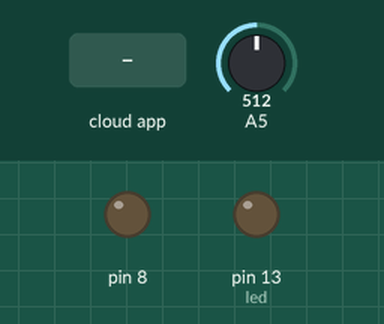
A sketch run on a simulated Arduino Uno, built with avr-gcc and run on an emulated ATmega328P. Shown: output pins drawn as LEDs (lit = HIGH). Inputs (shaded band) come from the test bench; at power-on: A5 = 512. The ROS host is connected and sends only what is stated.

Above: at 1.2 s.
1.3 s: the phone or cloud app sets toggle_led to 0
At 1.6 s:
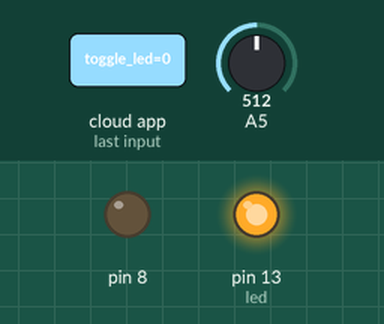
2.8 s: the phone or cloud app sets toggle_led to 1
At 3.9 s:
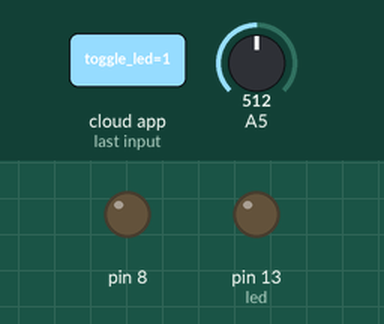
Timing chart, 0 to 5.8 s (numbered marks = the images above; inputs shaded):
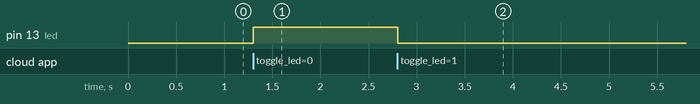

The sketch:

TestRosSpeech.ino
```cpp
/*
 * rosserial PubSub Example
 * Prints "hello world!" and toggles led
 */
#include "math.h"
#include <ros.h>
#include <std_msgs/String.h>
#include <std_msgs/Empty.h>

#include <ros/time.h>
#include <tf/tf.h>
#include <tf/transform_broadcaster.h>
#include <sensor_msgs/Range.h>    // ultrasound
#include <geometry_msgs/Twist.h>  // cmd_vel
#include <sensor_msgs/LaserScan.h>  // LDS


ros::NodeHandle  nh;

#define ROS_INFO(s) nh.loginfo(s);

//--------------------------------

geometry_msgs::TransformStamped t;
tf::TransformBroadcaster broadcaster;

//--------------------------------

sensor_msgs::Range range_msg;
ros::Publisher pub_range( "/ultrasound", &range_msg);

//--------------------------------
geometry_msgs::Twist msg;


//--------------------------------

sensor_msgs::LaserScan CDLaser_msg;
float f_angle_min;
float f_angle_max;
float f_angle_increment;
float f_time_increment;
float f_scan_time;
float f_range_min;
float f_range_max;
float f_ranges[5]; // max of 30 measurements
float f_intensities[5];

long lds_publisher_timer;

ros:: Publisher pub_Laser("scan", &CDLaser_msg);
//--------------------------------


float move1;
float move2;

const int adc_pin = 0;
double x = 1.0;
double y = 0.0;
double theta = 1.57;


char base_link[] = "/base_link";
char odom[] = "/odom";
char frameid[] = "/ultrasound";

float getRange_Ultrasound(int pin_num){
  int val = 0;
  for(int i=0; i<4; i++) val += analogRead(pin_num);
  float range =  val;
  return range /322.519685;   // (0.0124023437 /4) ; //cvt to meters
}

//-----------------------------------------------------------------
void messageCb( const std_msgs::Empty& toggle_msg){
  digitalWrite(13, HIGH-digitalRead(13));   // blink the led
}

ros::Subscriber<std_msgs::Empty> subMsg("toggle_led", messageCb );


//-----------------------------------------------------------------
void cmdvelCallBack(const geometry_msgs::Twist& cmd_vel)
{
  move1 = cmd_vel.linear.x ;
  move2 = cmd_vel.angular.z ;

  x += cos(theta)*cmd_vel.linear.x *0.1;
  y += sin(cmd_vel.angular.z)*cmd_vel.linear.x *0.1;
}

ros::Subscriber<geometry_msgs::Twist> subCmdVel("cmd_vel",  cmdvelCallBack);

//-----------------------------------------------------------------

double g_req_angular_vel_z = 0;
double g_req_linear_vel_x = 0;
unsigned long g_prev_command_time = 0;

void commandCallback(const geometry_msgs::Twist& cmd_vel)
{
  //callback function every time linear and angular speed is received from 'cmd_vel' topic
  //this callback function receives cmd_msg object where linear and angular speed are stored
  g_req_linear_vel_x = cmd_vel.linear.x;
  g_req_angular_vel_z = cmd_vel.angular.z;

  g_prev_command_time = millis();

  theta += cmd_vel.angular.z;
  if(theta > 3.14)    theta=-3.14;
  x += cos(theta)*cmd_vel.linear.x *0.1;
  y += sin(theta)*cmd_vel.linear.x *0.1;


  ROS_INFO("cmd_vel");
}

ros::Subscriber<geometry_msgs::Twist> cmd_sub("cmd_vel", commandCallback);

//-----------------------------------------------------------------

std_msgs::String str_msg;
ros::Publisher chatter("/chatter", &str_msg);
ros::Publisher speech("/rp/state_externalization/vocal_message", &str_msg);

char hello[11] = "ciao bello";
char ros_info[30] ;
void setup()
{
  pinMode(13, OUTPUT);
  nh.initNode();
  broadcaster.init(nh);

  nh.advertise(chatter);
  nh.advertise(speech);
  nh.advertise(pub_range);

  nh.subscribe(subMsg);
  nh.subscribe(subCmdVel);
  nh.subscribe(cmd_sub);

  // ultrasound setup-------------------
  range_msg.radiation_type = sensor_msgs::Range::ULTRASOUND;
  range_msg.header.frame_id =  frameid;
  range_msg.field_of_view = 0.1;  // fake
  range_msg.min_range = 0.0;
  range_msg.max_range = 6.47;

  pinMode(8,OUTPUT);
  digitalWrite(8, LOW);

  //-----------------------------
  nh.advertise(pub_Laser);

  f_angle_min = -1.57;
  f_angle_max = 1.57;
  f_angle_increment = 0.785;  // 3.14/4   - 5 measurement points
  f_time_increment = 10;
  f_scan_time = 4;
  f_range_min = 0.1;
  f_range_max = 30;

  CDLaser_msg.ranges_length = 5;
  CDLaser_msg.intensities_length = 5;

  // create the test data
  for (int z = 0 ; z<5; z++)
  {
    f_ranges[z] = z;
    f_intensities[z] = z*z;
  }
   //-----------------------------
 ROS_INFO( "ROBOT SETUP COMPLETE");
  nh.spinOnce();
}
long i=0;
long range_time;
long speech_time;

void loop()
{

/*
 // drive in a circle---------
  double dx = 0.02;
  double dtheta = 0.18;
  x += cos(theta)*dx*0.1;
  y += sin(theta)*dx*0.1;
  theta += dtheta*0.1;
  if(theta > 3.14)
    theta=-3.14;
  //---------------------------
 */

  // broadcast tf odom->base_link-------------
  t.header.frame_id = odom;
  t.child_frame_id = base_link;

  t.transform.translation.x = x;
  t.transform.translation.y = y;

  t.transform.rotation = tf::createQuaternionFromYaw(theta);
  t.header.stamp = nh.now();

  broadcaster.sendTransform(t);
  nh.spinOnce();
  //------------------------------------------

  if ( millis() >= speech_time ){
    // pubblicazione su chatter e speech-------
    str_msg.data = hello;
    chatter.publish(&str_msg );
    speech.publish(&str_msg );
    ROS_INFO( "speech");

    speech_time =  millis() + 5000;
    nh.spinOnce();
   }

//  str_msg.data = itoa(i,str_msg,5);
//  speech.publish(&str_msg );


  //publish ULTRASOUND
  if ( millis() >= range_time ){
    int r =0;

    range_msg.range = getRange_Ultrasound(5);
    range_msg.header.stamp = nh.now();
    pub_range.publish(&range_msg);
    range_time =  millis() + 50;
    nh.spinOnce();
  }


if (millis() > lds_publisher_timer)
  {
    CDLaser_msg.header.stamp = nh.now();
    CDLaser_msg.header.frame_id = "laser_frame";
    CDLaser_msg.angle_min = f_angle_min;
    CDLaser_msg.angle_max = f_angle_max;
    CDLaser_msg.angle_increment = f_angle_increment;
    CDLaser_msg.time_increment = f_time_increment;
    CDLaser_msg.scan_time = f_scan_time;
    CDLaser_msg.range_min = f_range_min;
    CDLaser_msg.range_max = f_range_max;

    for (int z = 0 ; z<5; z++)
    {
      CDLaser_msg.ranges[z] = f_ranges[z];
    }

    for (int z = 0 ; z<5; z++)
    {
      CDLaser_msg.intensities[z] = f_intensities[z];
    }

    lds_publisher_timer = millis() + 3000;
    pub_Laser.publish(&CDLaser_msg);
    nh.spinOnce();
  }


}
```

Measured:
- after the input at 1.3 s, pin 13 (led): LOW → HIGH at once
- after the input at 2.8 s, pin 13 (led): HIGH → LOW at once
